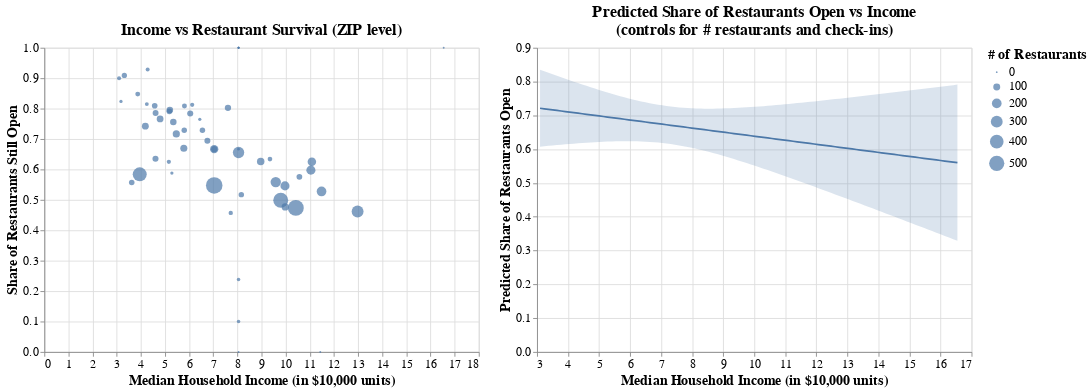

Source (notebook cell):
### Markdown cell above
---
## **Visualization 2: Income vs. Restaurant Survival in Philadelphia**

To check whether neighborhood wealth predicts restaurant survival, I plot median household income against the share of restaurants still open. Note that the incomes are scaled by ten-thousand-dollar units because single dollars have negligible impacts.

### Code cell
import statsmodels.api as sm

zip_summary = zip_summary.copy()
zip_summary['income_10k'] = zip_summary['median_income'] / 10000.0

# =========================================================
# Scatterplot with bubble size and regression line
# =========================================================
income_scatter = (
    alt.Chart(zip_summary)
      .mark_circle()
      .encode(
          x=alt.X('income_10k:Q',
                  title='Median Household Income (in $10,000 units)'),
          y=alt.Y('pct_open:Q',
                  title='Share of Restaurants Still Open'),
          size=alt.Size('n_businesses:Q',
                        title='# of Restaurants'),
          tooltip=[
              'postal_code:N',
              alt.Tooltip('median_income:Q', title='Median Income ($)'),
              alt.Tooltip('income_10k:Q', title='Income (10k units)'),
              alt.Tooltip('pct_open:Q', title='Share Open'),
              alt.Tooltip('n_businesses:Q', title='# Restaurants')
          ]
      )
      .properties(
          title='Income vs Restaurant Survival (ZIP level)',
          width=500,
          height=350
      )
)

income_scatter_chart = income_scatter

# =========================================================
# Multiple regression and substantive effect plot
#    pct_open ~ income_10k + n_businesses + avg_checkins
# =========================================================
predictors = ['income_10k', 'n_businesses', 'avg_checkins']
X = sm.add_constant(zip_summary[predictors])
y = zip_summary['pct_open']

mod_income = sm.OLS(y, X).fit()

print(mod_income.summary())

# R-squared and slope
r2 = mod_income.rsquared
slope_income_10k = mod_income.params['income_10k']
intercept = mod_income.params['const']
print(f'Equation: pct_open = {intercept:.3f} + {slope_income_10k:.3f} * income_10k')
print(f'R^2 = {r2:.3f}')


income_grid = np.linspace(
    zip_summary['income_10k'].min(),
    zip_summary['income_10k'].max(),
    100
)


X_pred_const = pd.DataFrame({
    'const': 1.0,
    'income_10k': income_grid,
    'n_businesses': zip_summary['n_businesses'].mean(),
    'avg_checkins': zip_summary['avg_checkins'].mean()
})


pred = mod_income.get_prediction(X_pred_const)
pred_df = pred.summary_frame(alpha=0.05)  # 95 percent CI

effect_df = pd.DataFrame({
    'income_10k': income_grid,
    'pct_open_pred': pred_df['mean'],
    'lower': pred_df['mean_ci_lower'],
    'upper': pred_df['mean_ci_upper']
})


# Effect plot: line + shaded confidence band
effect_band = (
    alt.Chart(effect_df)
      .mark_area(opacity=0.2)
      .encode(
          x=alt.X('income_10k:Q',
                  title='Median Household Income (in $10,000 units)'),
          y='lower:Q',
          y2='upper:Q'
      )
)

effect_line = (
    alt.Chart(effect_df)
      .mark_line()
      .encode(
          x='income_10k:Q',
          y=alt.Y('pct_open_pred:Q',
                  title='Predicted Share of Restaurants Open')
      )
)

effect_plot = (
    (effect_band + effect_line)
      .properties(
        title=alt.TitleParams(
            text=[
                "Predicted Share of Restaurants Open vs Income",
                "(controls for # restaurants and check-ins)"
            ]
        ),
        width=500,
        height=350
    )
)


combined_chart = (alt.hconcat(income_scatter_chart, effect_plot)     
                  .configure_title(
        fontSize=22,     
        font='Arial',
        fontWeight='bold'
    ).configure_axis(
    labelFontSize=14,
    titleFontSize=16
).configure_legend(
    labelFontSize=14,
    titleFontSize=16
).configure_title(
    fontSize=18
))


combined_chart

### Figure 1 — Vega-Lite specification as saved in the notebook (floating-point values rounded to 4 significant figures)
{"config": {"view": {"continuousWidth": 300, "continuousHeight": 300}, "axis": {"labelFontSize": 14, "titleFontSize": 16}, "legend": {"labelFontSize": 14, "titleFontSize": 16}, "title": {"fontSize": 18}}, "hconcat": [{"data": {"name": "data-cf7ac9779679a92686806a90533af7e0"}, "mark": {"type": "circle"}, "encoding": {"size": {"field": "n_businesses", "title": "# of Restaurants", "type": "quantitative"}, "tooltip": [{"field": "postal_code", "type": "nominal"}, {"field": "median_income", "title": "Median Income ($)", "type": "quantitative"}, {"field": "income_10k", "title": "Income (10k units)", "type": "quantitative"}, {"field": "pct_open", "title": "Share Open", "type": "quantitative"}, {"field": "n_businesses", "title": "# Restaurants", "type": "quantitative"}], "x": {"field": "income_10k", "title": "Median Household Income (in $10,000 units)", "type": "quantitative"}, "y": {"field": "pct_open", "title": "Share of Restaurants Still Open", "type": "quantitative"}}, "height": 350, "title": "Income vs Restaurant Survival (ZIP level)", "width": 500}, {"layer": [{"mark": {"type": "area", "opacity": 0.2}, "encoding": {"x": {"field": "income_10k", "title": "Median Household Income (in $10,000 units)", "type": "quantitative"}, "y": {"field": "lower", "type": "quantitative"}, "y2": {"field": "upper"}}}, {"mark": {"type": "line"}, "encoding": {"x": {"field": "income_10k", "type": "quantitative"}, "y": {"field": "pct_open_pred", "title": "Predicted Share of Restaurants Open", "type": "quantitative"}}}], "data": {"name": "data-2b2ec86c788d51f0b86105fd084bd44f"}, "height": 350, "title": {"text": ["Predicted Share of Restaurants Open vs Income", "(controls for # restaurants and check-ins)"]}, "width": 500}], "$schema": "https://vega.github.io/schema/vega-lite/v5.20.1.json", "datasets": {"data-cf7ac9779679a92686806a90533af7e0": [{"postal_code": "00000", "n_businesses": 1, "pct_open": 0.0, "avg_stars": 4.0, "avg_reviews": 22.0, "avg_checkins": 31.0, "avg_tips": 0.0, "avg_comps": 0.0, "median_income": 80470.0, "income_10k": 8.047}, {"postal_code": "19019", "n_businesses": 2, "pct_open": 1.0, "avg_stars": 4.0, "avg_reviews": 13.0, "avg_checkins": 5.0, "avg_tips": 1.0, "avg_comps": 0.0, "median_income": 80470.0, "income_10k": 8.047}, {"postal_code": "19087", "n_businesses": 1, "pct_open": 1.0, "avg_stars": 3.5, "avg_reviews": 15.0, "avg_checkins": 6.0, "avg_tips": 2.0, "avg_comps": 0.0, "median_income": 165500.0, "income_10k": 16.55}, {"postal_code": "19092", "n_businesses": 1, "pct_open": 1.0, "avg_stars": 3.5, "avg_reviews": 8.0, "avg_checkins": 7.0, "avg_tips": 1.0, "avg_comps": 0.0, "median_income": 80470.0, "income_10k": 8.047}, {"postal_code": "19101", "n_businesses": 1, "pct_open": 1.0, "avg_stars": 3.5, "avg_reviews": 13.0, "avg_checkins": 92.0, "avg_tips": 6.0, "avg_comps": 0.0, "median_income": 80470.0, "income_10k": 8.047}, {"postal_code": "19102", "n_businesses": 199, "pct_open": 0.5276, "avg_stars": 3.417, "avg_reviews": 177.9, "avg_checkins": 318.9, "avg_tips": 20.23, "avg_comps": 0.008511, "median_income": 114800.0, "income_10k": 11.48}, {"postal_code": "19103", "n_businesses": 481, "pct_open": 0.499, "avg_stars": 3.658, "avg_reviews": 175.3, "avg_checkins": 336.0, "avg_tips": 19.89, "avg_comps": 0.01107, "median_income": 97940.0, "income_10k": 9.794}, {"postal_code": "19104", "n_businesses": 423, "pct_open": 0.5839, "avg_stars": 3.511, "avg_reviews": 93.09, "avg_checkins": 178.7, "avg_tips": 12.05, "avg_comps": 0.01443, "median_income": 39530.0, "income_10k": 3.953}, {"postal_code": "19106", "n_businesses": 301, "pct_open": 0.4618, "avg_stars": 3.615, "avg_reviews": 180.6, "avg_checkins": 329.0, "avg_tips": 20.81, "avg_comps": 0.01291, "median_income": 129800.0, "income_10k": 12.98}, {"postal_code": "19107", "n_businesses": 590, "pct_open": 0.5475, "avg_stars": 3.669, "avg_reviews": 210.3, "avg_checkins": 447.6, "avg_tips": 26.04, "avg_comps": 0.0128, "median_income": 70380.0, "income_10k": 7.038}, {"postal_code": "19111", "n_businesses": 74, "pct_open": 0.7838, "avg_stars": 3.236, "avg_reviews": 31.05, "avg_checkins": 48.97, "avg_tips": 5.027, "avg_comps": 0.02223, "median_income": 60440.0, "income_10k": 6.044}, {"postal_code": "19112", "n_businesses": 9, "pct_open": 0.6667, "avg_stars": 3.444, "avg_reviews": 48.0, "avg_checkins": 77.0, "avg_tips": 5.667, "avg_comps": 0.0, "median_income": 80470.0, "income_10k": 8.047}, {"postal_code": "19113", "n_businesses": 2, "pct_open": 1.0, "avg_stars": 2.25, "avg_reviews": 11.0, "avg_checkins": 31.0, "avg_tips": 1.5, "avg_comps": 0.0, "median_income": 80470.0, "income_10k": 8.047}, {"postal_code": "19114", "n_businesses": 81, "pct_open": 0.8025, "avg_stars": 3.241, "avg_reviews": 49.36, "avg_checkins": 80.22, "avg_tips": 8.494, "avg_comps": 0.005296, "median_income": 76080.0, "income_10k": 7.608}, {"postal_code": "19115", "n_businesses": 78, "pct_open": 0.6667, "avg_stars": 3.359, "avg_reviews": 44.72, "avg_checkins": 60.4, "avg_tips": 9.038, "avg_comps": 0.0226, "median_income": 70390.0, "income_10k": 7.039}, {"postal_code": "19116", "n_businesses": 72, "pct_open": 0.6944, "avg_stars": 3.479, "avg_reviews": 51.26, "avg_checkins": 104.1, "avg_tips": 10.44, "avg_comps": 0.04127, "median_income": 67560.0, "income_10k": 6.756}, {"postal_code": "19118", "n_businesses": 66, "pct_open": 0.5758, "avg_stars": 3.682, "avg_reviews": 85.82, "avg_checkins": 138.9, "avg_tips": 11.08, "avg_comps": 0.00138, "median_income": 105700.0, "income_10k": 10.57}, {"postal_code": "19119", "n_businesses": 58, "pct_open": 0.5172, "avg_stars": 3.621, "avg_reviews": 76.24, "avg_checkins": 96.43, "avg_tips": 11.02, "avg_comps": 0.02219, "median_income": 81610.0, "income_10k": 8.161}, {"postal_code": "19120", "n_businesses": 88, "pct_open": 0.7955, "avg_stars": 3.358, "avg_reviews": 30.17, "avg_checkins": 50.76, "avg_tips": 5.205, "avg_comps": 0.01008, "median_income": 51990.0, "income_10k": 5.199}, {"postal_code": "19121", "n_businesses": 61, "pct_open": 0.5574, "avg_stars": 3.205, "avg_reviews": 35.56, "avg_checkins": 47.54, "avg_tips": 4.787, "avg_comps": 0.005941, "median_income": 36210.0, "income_10k": 3.621}, {"postal_code": "19122", "n_businesses": 103, "pct_open": 0.6699, "avg_stars": 3.816, "avg_reviews": 63.49, "avg_checkins": 87.01, "avg_tips": 7.553, "avg_comps": 0.0143, "median_income": 57780.0, "income_10k": 5.779}, {"postal_code": "19123", "n_businesses": 231, "pct_open": 0.5584, "avg_stars": 3.688, "avg_reviews": 142.2, "avg_checkins": 288.3, "avg_tips": 21.03, "avg_comps": 0.005902, "median_income": 95870.0, "income_10k": 9.587}, {"postal_code": "19124", "n_businesses": 70, "pct_open": 0.7857, "avg_stars": 3.107, "avg_reviews": 22.86, "avg_checkins": 46.93, "avg_tips": 4.7, "avg_comps": 0.005595, "median_income": 46100.0, "income_10k": 4.61}, {"postal_code": "19125", "n_businesses": 152, "pct_open": 0.625, "avg_stars": 3.882, "avg_reviews": 131.0, "avg_checkins": 257.4, "avg_tips": 18.2, "avg_comps": 0.01016, "median_income": 110800.0, "income_10k": 11.08}, {"postal_code": "19126", "n_businesses": 17, "pct_open": 0.5882, "avg_stars": 3.618, "avg_reviews": 88.88, "avg_checkins": 217.2, "avg_tips": 17.18, "avg_comps": 0.001233, "median_income": 52850.0, "income_10k": 5.285}, {"postal_code": "19127", "n_businesses": 107, "pct_open": 0.4766, "avg_stars": 3.612, "avg_reviews": 116.8, "avg_checkins": 168.5, "avg_tips": 14.07, "avg_comps": 0.003527, "median_income": 99790.0, "income_10k": 9.979}, {"postal_code": "19128", "n_businesses": 115, "pct_open": 0.6261, "avg_stars": 3.522, "avg_reviews": 91.42, "avg_checkins": 116.1, "avg_tips": 15.16, "avg_comps": 0.007134, "median_income": 89640.0, "income_10k": 8.964}, {"postal_code": "19129", "n_businesses": 35, "pct_open": 0.4571, "avg_stars": 3.557, "avg_reviews": 96.31, "avg_checkins": 129.8, "avg_tips": 14.0, "avg_comps": 0.02423, "median_income": 77220.0, "income_10k": 7.723}, {"postal_code": "19130", "n_businesses": 174, "pct_open": 0.5977, "avg_stars": 3.704, "avg_reviews": 145.5, "avg_checkins": 267.7, "avg_tips": 19.07, "avg_comps": 0.01065, "median_income": 110400.0, "income_10k": 11.04}, {"postal_code": "19131", "n_businesses": 74, "pct_open": 0.6351, "avg_stars": 2.939, "avg_reviews": 46.47, "avg_checkins": 68.7, "avg_tips": 7.216, "avg_comps": 0.00705, "median_income": 46060.0, "income_10k": 4.606}, {"postal_code": "19132", "n_businesses": 30, "pct_open": 0.9, "avg_stars": 3.2, "avg_reviews": 26.37, "avg_checkins": 15.17, "avg_tips": 3.467, "avg_comps": 0.0, "median_income": 30970.0, "income_10k": 3.097}, {"postal_code": "19133", "n_businesses": 17, "pct_open": 0.8235, "avg_stars": 3.235, "avg_reviews": 21.59, "avg_checkins": 19.94, "avg_tips": 3.941, "avg_comps": 0.0, "median_income": 31760.0, "income_10k": 3.176}, {"postal_code": "19134", "n_businesses": 97, "pct_open": 0.7423, "avg_stars": 3.485, "avg_reviews": 31.93, "avg_checkins": 43.38, "avg_tips": 5.608, "avg_comps": 0.01119, "median_income": 41850.0, "income_10k": 4.185}, {"postal_code": "19135", "n_businesses": 67, "pct_open": 0.791, "avg_stars": 3.313, "avg_reviews": 30.03, "avg_checkins": 43.88, "avg_tips": 5.776, "avg_comps": 0.003166, "median_income": 51820.0, "income_10k": 5.182}, {"postal_code": "19136", "n_businesses": 59, "pct_open": 0.7288, "avg_stars": 3.339, "avg_reviews": 45.86, "avg_checkins": 66.2, "avg_tips": 8.525, "avg_comps": 0.0142, "median_income": 65500.0, "income_10k": 6.55}, {"postal_code": "19137", "n_businesses": 17, "pct_open": 0.7647, "avg_stars": 3.235, "avg_reviews": 25.53, "avg_checkins": 86.65, "avg_tips": 5.765, "avg_comps": 0.0, "median_income": 64400.0, "income_10k": 6.44}, {"postal_code": "19138", "n_businesses": 32, "pct_open": 0.625, "avg_stars": 3.078, "avg_reviews": 41.5, "avg_checkins": 41.44, "avg_tips": 7.031, "avg_comps": 0.001563, "median_income": 51590.0, "income_10k": 5.159}, {"postal_code": "19139", "n_businesses": 46, "pct_open": 0.8478, "avg_stars": 3.261, "avg_reviews": 39.37, "avg_checkins": 51.59, "avg_tips": 7.0, "avg_comps": 0.011, "median_income": 38700.0, "income_10k": 3.87}, {"postal_code": "19140", "n_businesses": 55, "pct_open": 0.9091, "avg_stars": 3.309, "avg_reviews": 39.58, "avg_checkins": 47.35, "avg_tips": 6.364, "avg_comps": 0.01683, "median_income": 33150.0, "income_10k": 3.315}, {"postal_code": "19141", "n_businesses": 27, "pct_open": 0.8148, "avg_stars": 2.907, "avg_reviews": 22.3, "avg_checkins": 15.56, "avg_tips": 3.185, "avg_comps": 0.001481, "median_income": 42460.0, "income_10k": 4.246}, {"postal_code": "19142", "n_businesses": 28, "pct_open": 0.9286, "avg_stars": 3.357, "avg_reviews": 23.18, "avg_checkins": 14.39, "avg_tips": 3.464, "avg_comps": 0.003571, "median_income": 42810.0, "income_10k": 4.281}, {"postal_code": "19143", "n_businesses": 94, "pct_open": 0.766, "avg_stars": 3.702, "avg_reviews": 72.29, "avg_checkins": 101.9, "avg_tips": 9.713, "avg_comps": 0.01429, "median_income": 47960.0, "income_10k": 4.796}, {"postal_code": "19144", "n_businesses": 63, "pct_open": 0.8095, "avg_stars": 3.23, "avg_reviews": 29.24, "avg_checkins": 26.24, "avg_tips": 3.794, "avg_comps": 0.003576, "median_income": 45730.0, "income_10k": 4.573}, {"postal_code": "19145", "n_businesses": 144, "pct_open": 0.6667, "avg_stars": 3.76, "avg_reviews": 66.99, "avg_checkins": 113.7, "avg_tips": 11.55, "avg_comps": 0.007851, "median_income": 70370.0, "income_10k": 7.037}, {"postal_code": "19146", "n_businesses": 174, "pct_open": 0.546, "avg_stars": 3.727, "avg_reviews": 120.2, "avg_checkins": 209.8, "avg_tips": 13.91, "avg_comps": 0.006598, "median_income": 99700.0, "income_10k": 9.97}, {"postal_code": "19147", "n_businesses": 549, "pct_open": 0.4736, "avg_stars": 3.852, "avg_reviews": 151.7, "avg_checkins": 267.2, "avg_tips": 19.48, "avg_comps": 0.01208, "median_income": 104200.0, "income_10k": 10.42}, {"postal_code": "19148", "n_businesses": 276, "pct_open": 0.6558, "avg_stars": 3.696, "avg_reviews": 86.5, "avg_checkins": 153.0, "avg_tips": 11.82, "avg_comps": 0.01127, "median_income": 80470.0, "income_10k": 8.047}, {"postal_code": "19149", "n_businesses": 106, "pct_open": 0.717, "avg_stars": 3.316, "avg_reviews": 47.79, "avg_checkins": 65.21, "avg_tips": 8.208, "avg_comps": 0.01852, "median_income": 54680.0, "income_10k": 5.468}, {"postal_code": "19150", "n_businesses": 32, "pct_open": 0.8125, "avg_stars": 2.938, "avg_reviews": 25.69, "avg_checkins": 27.16, "avg_tips": 4.094, "avg_comps": 0.0, "median_income": 61260.0, "income_10k": 6.126}, {"postal_code": "19151", "n_businesses": 47, "pct_open": 0.8085, "avg_stars": 3.096, "avg_reviews": 33.11, "avg_checkins": 26.55, "avg_tips": 5.021, "avg_comps": 0.009963, "median_income": 58050.0, "income_10k": 5.805}, {"postal_code": "19152", "n_businesses": 59, "pct_open": 0.7288, "avg_stars": 3.398, "avg_reviews": 50.0, "avg_checkins": 71.46, "avg_tips": 11.05, "avg_comps": 0.01858, "median_income": 57970.0, "income_10k": 5.797}, {"postal_code": "19153", "n_businesses": 86, "pct_open": 0.7558, "avg_stars": 2.762, "avg_reviews": 62.83, "avg_checkins": 172.3, "avg_tips": 11.7, "avg_comps": 0.004978, "median_income": 53430.0, "income_10k": 5.343}, {"postal_code": "19154", "n_businesses": 41, "pct_open": 0.6341, "avg_stars": 2.927, "avg_reviews": 46.1, "avg_checkins": 119.8, "avg_tips": 9.317, "avg_comps": 0.01253, "median_income": 93480.0, "income_10k": 9.348}, {"postal_code": "19155", "n_businesses": 1, "pct_open": 1.0, "avg_stars": 3.5, "avg_reviews": 108.0, "avg_checkins": 56.0, "avg_tips": 1.0, "avg_comps": 0.0, "median_income": 80470.0, "income_10k": 8.047}, {"postal_code": "19176", "n_businesses": 21, "pct_open": 0.2381, "avg_stars": 3.381, "avg_reviews": 58.67, "avg_checkins": 97.0, "avg_tips": 8.476, "avg_comps": 0.003175, "median_income": 80470.0, "income_10k": 8.047}, {"postal_code": "19195", "n_businesses": 20, "pct_open": 0.1, "avg_stars": 3.525, "avg_reviews": 25.95, "avg_checkins": 24.8, "avg_tips": 2.9, "avg_comps": 0.0, "median_income": 80470.0, "income_10k": 8.047}, {"postal_code": "19454", "n_businesses": 1, "pct_open": 0.0, "avg_stars": 3.0, "avg_reviews": 65.0, "avg_checkins": 120.0, "avg_tips": 12.0, "avg_comps": 0.08333, "median_income": 114300.0, "income_10k": 11.43}], "data-2b2ec86c788d51f0b86105fd084bd44f": [{"income_10k": 3.097, "pct_open_pred": 0.7211, "lower": 0.6074, "upper": 0.8348}, {"income_10k": 3.233, "pct_open_pred": 0.7195, "lower": 0.6086, "upper": 0.8303}, {"income_10k": 3.369, "pct_open_pred": 0.7178, "lower": 0.6098, "upper": 0.8259}, {"income_10k": 3.505, "pct_open_pred": 0.7162, "lower": 0.611, "upper": 0.8214}, {"income_10k": 3.641, "pct_open_pred": 0.7146, "lower": 0.6121, "upper": 0.8171}, {"income_10k": 3.777, "pct_open_pred": 0.713, "lower": 0.6132, "upper": 0.8127}, {"income_10k": 3.912, "pct_open_pred": 0.7113, "lower": 0.6143, "upper": 0.8084}, {"income_10k": 4.048, "pct_open_pred": 0.7097, "lower": 0.6153, "upper": 0.8041}, {"income_10k": 4.184, "pct_open_pred": 0.7081, "lower": 0.6163, "upper": 0.7998}, {"income_10k": 4.32, "pct_open_pred": 0.7065, "lower": 0.6173, "upper": 0.7956}, {"income_10k": 4.456, "pct_open_pred": 0.7048, "lower": 0.6182, "upper": 0.7915}, {"income_10k": 4.592, "pct_open_pred": 0.7032, "lower": 0.619, "upper": 0.7874}, {"income_10k": 4.727, "pct_open_pred": 0.7016, "lower": 0.6198, "upper": 0.7833}, {"income_10k": 4.863, "pct_open_pred": 0.6999, "lower": 0.6206, "upper": 0.7793}, {"income_10k": 4.999, "pct_open_pred": 0.6983, "lower": 0.6212, "upper": 0.7754}, {"income_10k": 5.135, "pct_open_pred": 0.6967, "lower": 0.6218, "upper": 0.7715}, {"income_10k": 5.271, "pct_open_pred": 0.6951, "lower": 0.6224, "upper": 0.7678}, {"income_10k": 5.407, "pct_open_pred": 0.6934, "lower": 0.6228, "upper": 0.7641}, {"income_10k": 5.542, "pct_open_pred": 0.6918, "lower": 0.6231, "upper": 0.7605}, {"income_10k": 5.678, "pct_open_pred": 0.6902, "lower": 0.6234, "upper": 0.757}, {"income_10k": 5.814, "pct_open_pred": 0.6886, "lower": 0.6235, "upper": 0.7536}, {"income_10k": 5.95, "pct_open_pred": 0.6869, "lower": 0.6235, "upper": 0.7503}, {"income_10k": 6.086, "pct_open_pred": 0.6853, "lower": 0.6234, "upper": 0.7472}, {"income_10k": 6.222, "pct_open_pred": 0.6837, "lower": 0.6231, "upper": 0.7442}, {"income_10k": 6.357, "pct_open_pred": 0.682, "lower": 0.6227, "upper": 0.7414}, {"income_10k": 6.493, "pct_open_pred": 0.6804, "lower": 0.6222, "upper": 0.7387}, {"income_10k": 6.629, "pct_open_pred": 0.6788, "lower": 0.6214, "upper": 0.7361}, {"income_10k": 6.765, "pct_open_pred": 0.6772, "lower": 0.6205, "upper": 0.7338}, {"income_10k": 6.901, "pct_open_pred": 0.6755, "lower": 0.6194, "upper": 0.7316}, {"income_10k": 7.037, "pct_open_pred": 0.6739, "lower": 0.6182, "upper": 0.7296}, {"income_10k": 7.172, "pct_open_pred": 0.6723, "lower": 0.6167, "upper": 0.7279}, {"income_10k": 7.308, "pct_open_pred": 0.6707, "lower": 0.6151, "upper": 0.7263}, {"income_10k": 7.444, "pct_open_pred": 0.669, "lower": 0.6132, "upper": 0.7248}, {"income_10k": 7.58, "pct_open_pred": 0.6674, "lower": 0.6112, "upper": 0.7236}, {"income_10k": 7.716, "pct_open_pred": 0.6658, "lower": 0.6089, "upper": 0.7226}, {"income_10k": 7.852, "pct_open_pred": 0.6641, "lower": 0.6065, "upper": 0.7217}, {"income_10k": 7.987, "pct_open_pred": 0.6625, "lower": 0.604, "upper": 0.7211}, {"income_10k": 8.123, "pct_open_pred": 0.6609, "lower": 0.6012, "upper": 0.7205}, {"income_10k": 8.259, "pct_open_pred": 0.6593, "lower": 0.5983, "upper": 0.7202}, {"income_10k": 8.395, "pct_open_pred": 0.6576, "lower": 0.5953, "upper": 0.72}, {"income_10k": 8.531, "pct_open_pred": 0.656, "lower": 0.5921, "upper": 0.7199}, {"income_10k": 8.667, "pct_open_pred": 0.6544, "lower": 0.5888, "upper": 0.7199}, {"income_10k": 8.802, "pct_open_pred": 0.6528, "lower": 0.5854, "upper": 0.7201}, {"income_10k": 8.938, "pct_open_pred": 0.6511, "lower": 0.5819, "upper": 0.7204}, {"income_10k": 9.074, "pct_open_pred": 0.6495, "lower": 0.5782, "upper": 0.7207}, {"income_10k": 9.21, "pct_open_pred": 0.6479, "lower": 0.5745, "upper": 0.7212}, {"income_10k": 9.346, "pct_open_pred": 0.6462, "lower": 0.5707, "upper": 0.7218}, {"income_10k": 9.482, "pct_open_pred": 0.6446, "lower": 0.5669, "upper": 0.7224}, {"income_10k": 9.617, "pct_open_pred": 0.643, "lower": 0.5629, "upper": 0.7231}, {"income_10k": 9.753, "pct_open_pred": 0.6414, "lower": 0.5589, "upper": 0.7238}, {"income_10k": 9.889, "pct_open_pred": 0.6397, "lower": 0.5548, "upper": 0.7246}, {"income_10k": 10.03, "pct_open_pred": 0.6381, "lower": 0.5507, "upper": 0.7255}, {"income_10k": 10.16, "pct_open_pred": 0.6365, "lower": 0.5465, "upper": 0.7264}, {"income_10k": 10.3, "pct_open_pred": 0.6349, "lower": 0.5423, "upper": 0.7274}, {"income_10k": 10.43, "pct_open_pred": 0.6332, "lower": 0.538, "upper": 0.7284}, {"income_10k": 10.57, "pct_open_pred": 0.6316, "lower": 0.5337, "upper": 0.7294}, {"income_10k": 10.7, "pct_open_pred": 0.63, "lower": 0.5294, "upper": 0.7305}, {"income_10k": 10.84, "pct_open_pred": 0.6283, "lower": 0.525, "upper": 0.7316}, {"income_10k": 10.98, "pct_open_pred": 0.6267, "lower": 0.5207, "upper": 0.7328}, {"income_10k": 11.11, "pct_open_pred": 0.6251, "lower": 0.5162, "upper": 0.7339}, {"income_10k": 11.25, "pct_open_pred": 0.6235, "lower": 0.5118, "upper": 0.7351}, {"income_10k": 11.38, "pct_open_pred": 0.6218, "lower": 0.5073, "upper": 0.7364}, {"income_10k": 11.52, "pct_open_pred": 0.6202, "lower": 0.5028, "upper": 0.7376}, {"income_10k": 11.66, "pct_open_pred": 0.6186, "lower": 0.4983, "upper": 0.7389}, {"income_10k": 11.79, "pct_open_pred": 0.617, "lower": 0.4938, "upper": 0.7401}, {"income_10k": 11.93, "pct_open_pred": 0.6153, "lower": 0.4892, "upper": 0.7414}, {"income_10k": 12.06, "pct_open_pred": 0.6137, "lower": 0.4846, "upper": 0.7428}, {"income_10k": 12.2, "pct_open_pred": 0.6121, "lower": 0.4801, "upper": 0.7441}, {"income_10k": 12.33, "pct_open_pred": 0.6104, "lower": 0.4755, "upper": 0.7454}, {"income_10k": 12.47, "pct_open_pred": 0.6088, "lower": 0.4708, "upper": 0.7468}, {"income_10k": 12.61, "pct_open_pred": 0.6072, "lower": 0.4662, "upper": 0.7482}, {"income_10k": 12.74, "pct_open_pred": 0.6056, "lower": 0.4616, "upper": 0.7495}, {"income_10k": 12.88, "pct_open_pred": 0.6039, "lower": 0.4569, "upper": 0.7509}, {"income_10k": 13.01, "pct_open_pred": 0.6023, "lower": 0.4523, "upper": 0.7523}, {"income_10k": 13.15, "pct_open_pred": 0.6007, "lower": 0.4476, "upper": 0.7537}, {"income_10k": 13.29, "pct_open_pred": 0.599, "lower": 0.4429, "upper": 0.7552}, {"income_10k": 13.42, "pct_open_pred": 0.5974, "lower": 0.4383, "upper": 0.7566}, {"income_10k": 13.56, "pct_open_pred": 0.5958, "lower": 0.4336, "upper": 0.758}, {"income_10k": 13.69, "pct_open_pred": 0.5942, "lower": 0.4289, "upper": 0.7595}, {"income_10k": 13.83, "pct_open_pred": 0.5925, "lower": 0.4241, "upper": 0.7609}, {"income_10k": 13.96, "pct_open_pred": 0.5909, "lower": 0.4194, "upper": 0.7624}, {"income_10k": 14.1, "pct_open_pred": 0.5893, "lower": 0.4147, "upper": 0.7639}, {"income_10k": 14.24, "pct_open_pred": 0.5877, "lower": 0.41, "upper": 0.7653}, {"income_10k": 14.37, "pct_open_pred": 0.586, "lower": 0.4052, "upper": 0.7668}, {"income_10k": 14.51, "pct_open_pred": 0.5844, "lower": 0.4005, "upper": 0.7683}, {"income_10k": 14.64, "pct_open_pred": 0.5828, "lower": 0.3958, "upper": 0.7698}, {"income_10k": 14.78, "pct_open_pred": 0.5811, "lower": 0.391, "upper": 0.7713}, {"income_10k": 14.92, "pct_open_pred": 0.5795, "lower": 0.3863, "upper": 0.7728}, {"income_10k": 15.05, "pct_open_pred": 0.5779, "lower": 0.3815, "upper": 0.7743}, {"income_10k": 15.19, "pct_open_pred": 0.5763, "lower": 0.3767, "upper": 0.7758}, {"income_10k": 15.32, "pct_open_pred": 0.5746, "lower": 0.372, "upper": 0.7773}, {"income_10k": 15.46, "pct_open_pred": 0.573, "lower": 0.3672, "upper": 0.7788}, {"income_10k": 15.59, "pct_open_pred": 0.5714, "lower": 0.3624, "upper": 0.7803}, {"income_10k": 15.73, "pct_open_pred": 0.5698, "lower": 0.3576, "upper": 0.7819}, {"income_10k": 15.87, "pct_open_pred": 0.5681, "lower": 0.3529, "upper": 0.7834}, {"income_10k": 16.0, "pct_open_pred": 0.5665, "lower": 0.3481, "upper": 0.7849}, {"income_10k": 16.14, "pct_open_pred": 0.5649, "lower": 0.3433, "upper": 0.7865}, {"income_10k": 16.27, "pct_open_pred": 0.5632, "lower": 0.3385, "upper": 0.788}, {"income_10k": 16.41, "pct_open_pred": 0.5616, "lower": 0.3337, "upper": 0.7895}, {"income_10k": 16.55, "pct_open_pred": 0.56, "lower": 0.3289, "upper": 0.7911}]}}
